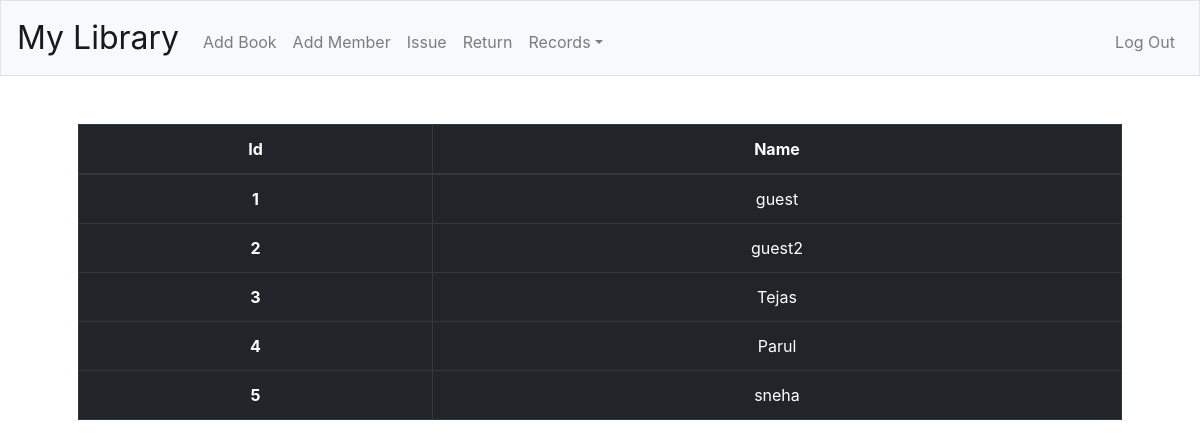
Page /rec_m (signed in) on the committed database.
### tables this page shows
CREATE TABLE 'members' ('id' integer PRIMARY KEY AUTOINCREMENT NOT NULL, 'name' varchar(255) NOT NULL, 'user_id' integer NOT NULL);

### application.py (the view)
@app.route("/rec_m")
@login_required
def rec_m():
    members = db.execute("SELECT * FROM members WHERE user_id=:user",user=session["user_id"])
    return render_template("dis_m.html",records=members)

### application.py (called while the page is built)
@app.after_request
def after_request(response):
    response.headers["Cache-Control"] = "no-cache, no-store, must-revalidate"
    response.headers["Expires"] = 0
    response.headers["Pragma"] = "no-cache"
    return response

### helpers.py (called while the page is built)
def login_required(f):
    @wraps(f)
    def decorated_function(*args, **kwargs):
        if session.get("user_id") is None:
            return redirect("/login")
        return f(*args, **kwargs)
    return decorated_function

### templates/dis_m.html (shortened to what this page needs)
{% extends "layout.html" %}
{% block main %}
    <table class="table table-bordered table-dark">
        <thead>
            <tr>
                <th scope="col">Id</th>
                <th scope="col">Name</th>
            </tr>
        </thead>
        <tbody>
            {% for record in records %}
            <tr>
                <th scope="row">{{ record.id }}</th>
                <td>{{ record.name }}</td></td>
            </tr>
            {% endfor %}
        </tbody>
</table>
{% endblock %}

### templates/dis_m.html (style rules this page uses)
body { background-image: url("https://encrypted-tbn0.gstatic.com/images?q=tbn%3AANd9GcTFnwqANpBmjS3jeLdEguVuFYxT0XBN5QfxWoOPeAAiKvzUu0bh"); background-repeat: no-repeat; background-attachment: fixed; background-position: center; background-size: cover; }

### rows in the picture
members: id "1", name "guest"
members: id "2", name "guest2"
members: id "3", name "Tejas"
members: id "4", name "Parul"
members: id "5", name "sneha"
